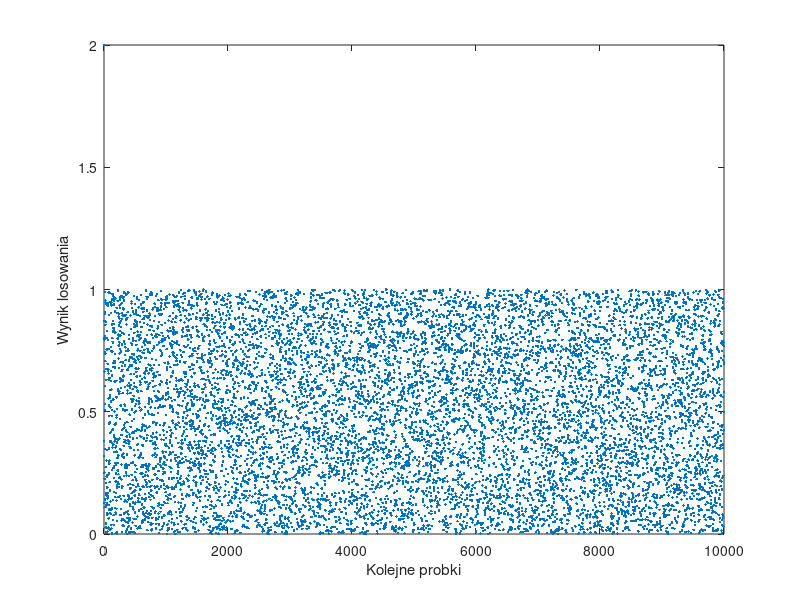

Source code (MATLAB): (Note: this script raises an error after producing the figure.)
clear all;

n = 10000;
x = zeros(1,n);
x(1) = 2;
z = [25.4,4.3,20.3];

for j = 1:length(z)
    for i = 1:n
        x(i+1) = x(i) * z(j) - floor(x(i)*z(j));
    end
    figure(j)
    plot(1:n,x(1:n),'linestyle','none','marker','.') 
    xlabel('Kolejne probki')
    ylabel('Wynik losowania')
    title("Losowanie dla z = " + z(j) + "  oraz X_0 = " + x(1))
%%proba zrobienia sprawdzania okresu generatora
     for k = 3:n
         to_compare=x(2);
          if to_compare  == x(k) 
               disp(k);
           end
     end
end
